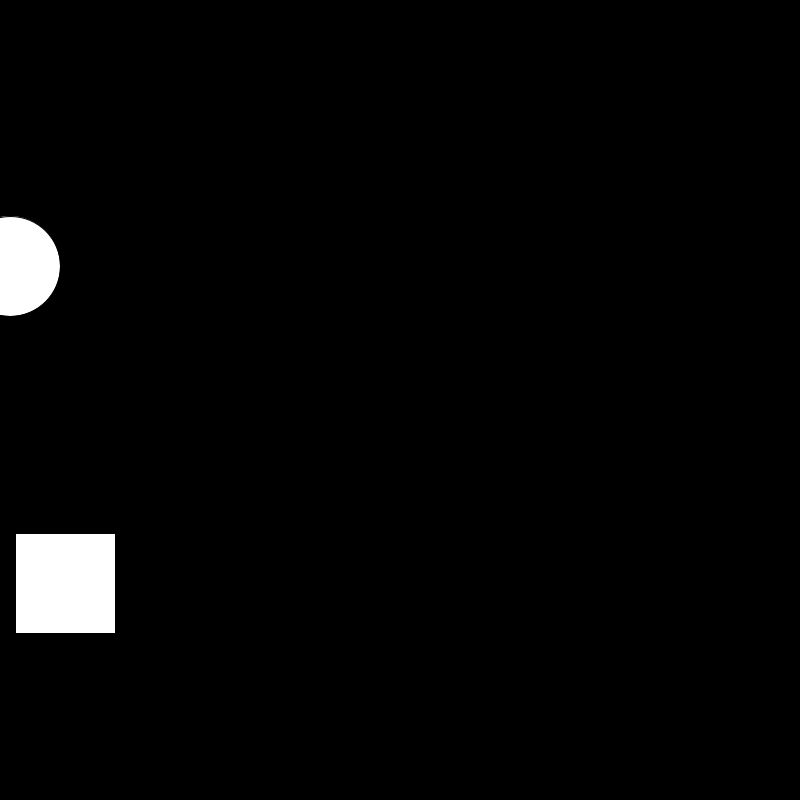
Frame 1 (no input)
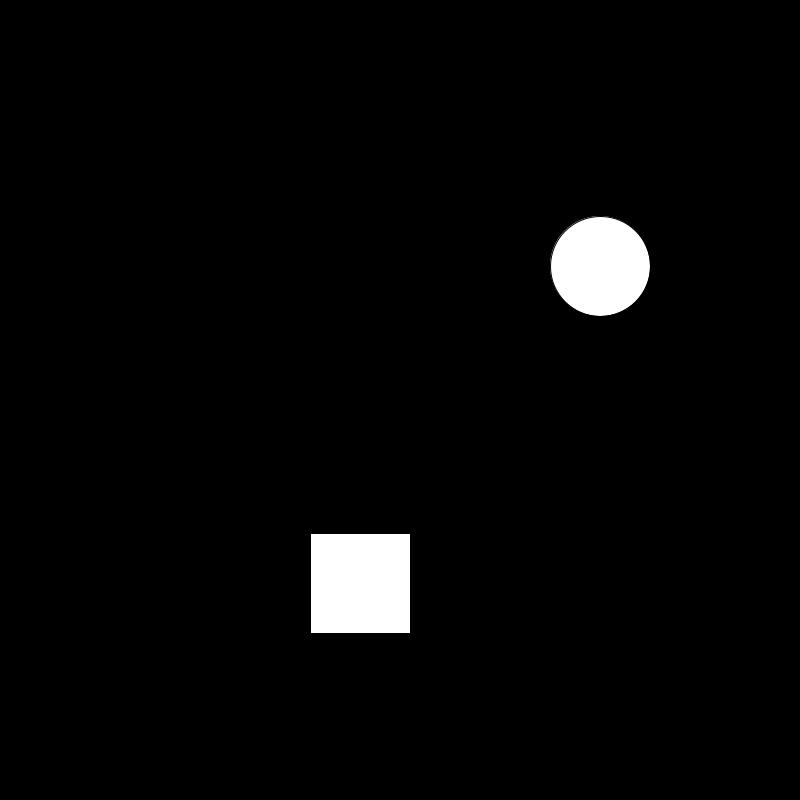
Frame 60 (the mouse pressed at the canvas centre just before this capture)
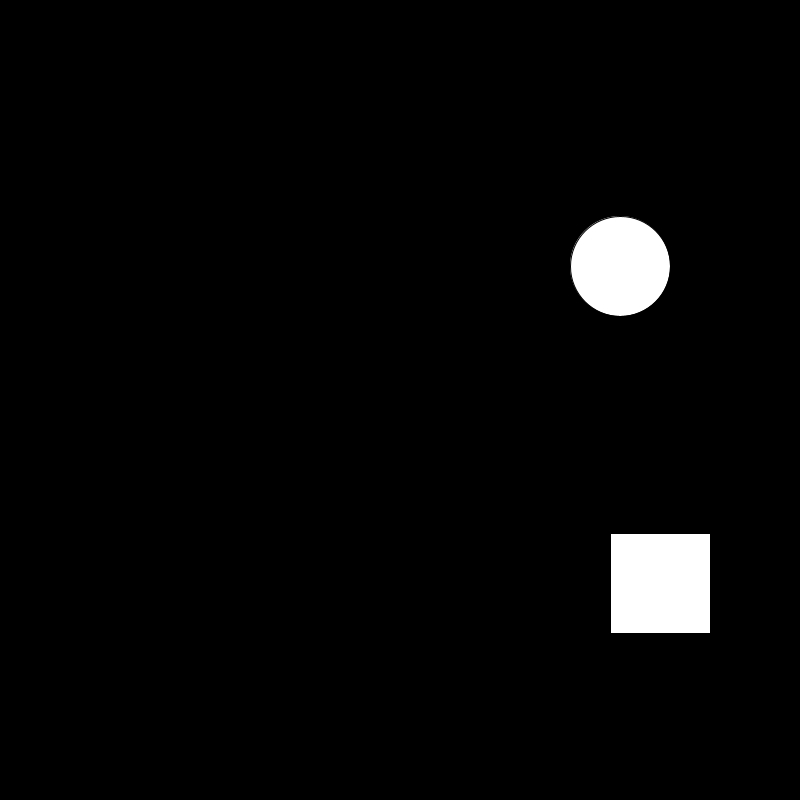
Frame 120 (the mouse held since frame 60 and released just before this capture)

The Processing sketch that drew these frames (run headless with seeded random() and noise(); from frame 60 on, the mouse is pressed at the canvas centre):

// Processing sketch: bouncing_rect_ball_snowman
// ── bouncing_rect_ball_snowman.pde
float ballX = 0;
float ballXSpeed = 10;
float rectXSpeed = 5;
float rectX = 10;
void setup() {
  size(800, 800);
}
void draw() {
  background(0);

  // Move ball
  ballX+=ballXSpeed;
  // Check to see if ball is offscreen
  if (ballX > width+100 || ballX < 0) {
    ballXSpeed *=-1;
  }
  // Draw the ball
  ellipse(ballX, height/3, 100, 100);

  // Move rect
  rectX +=rectXSpeed;
  if (rectX > width+100 || rectX < 0) {
    rectXSpeed *=-1;
  }

  rect(rectX, 2*height/3, 100, 100);
}

boolean isOffScreen(float x) {
  if (x > width+100 || x < 0) {
    return true;
  }
  else {
    return false;
  }
}

void mousePressed() {
  drawSnowman(mouseX, mouseY, mouseX, mouseY);
}

void drawSnowman(float xPos, float yPos, float w, float h) {
  float randomizedWidth = w*random(1);
  float randomizedHeight = h*random(1);
  
  // Draw head
  ellipse(xPos, yPos-randomizedHeight/2, randomizedWidth/5, randomizedHeight/5);
  // Draw body
  ellipse(xPos, yPos, randomizedWidth, randomizedHeight);
}
